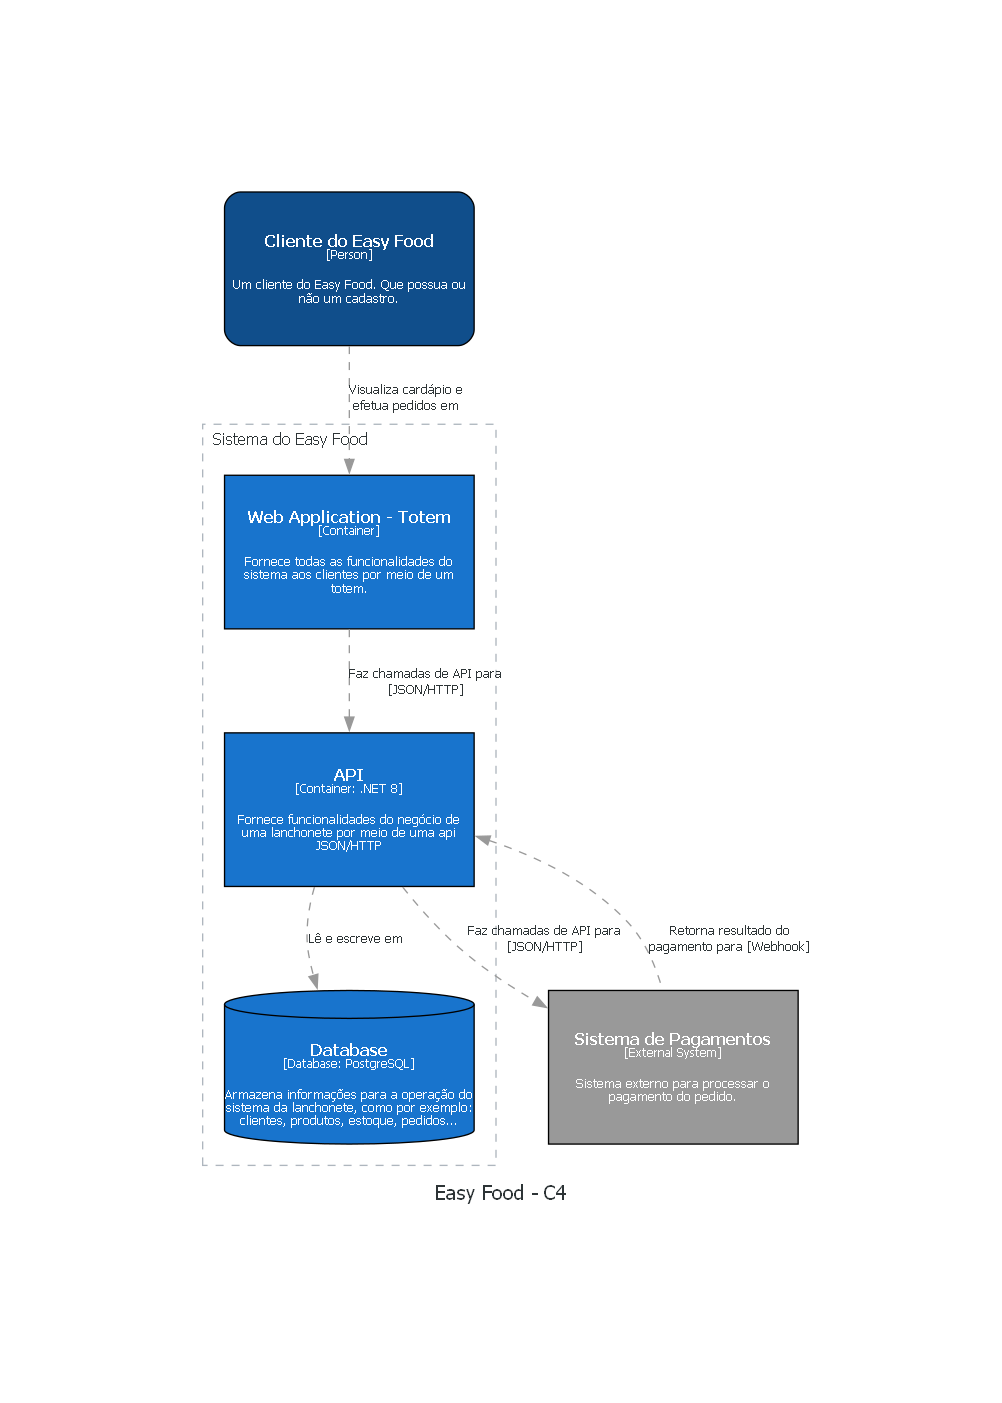

The Python source for this figure:
from diagrams import Diagram
from diagrams.c4 import Person, Container, Database, System, SystemBoundary, Relationship

graph_attr = {
    "splines": "spline",
}

with Diagram("Easy Food - C4", filename="c4_diagram", outformat=["png"], show=False, direction="TB", graph_attr=graph_attr):
    customer = Person(
        name="Cliente do Easy Food", 
        description="Um cliente do Easy Food. Que possua ou não um cadastro."
    )

    with SystemBoundary("Sistema do Easy Food"):
        webapp = Container(
            name="Web Application - Totem",
            description="Fornece todas as funcionalidades do sistema aos clientes por meio de um totem.",
        )

        api = Container(
            name="API",
            technology=".NET 8",
            description="Fornece funcionalidades do negócio de uma lanchonete por meio de uma api JSON/HTTP",
        )

        database = Database(
            name="Database",
            technology="PostgreSQL",
            description="Armazena informações para a operação do sistema da lanchonete, como por exemplo: clientes, produtos, estoque, pedidos...",
        )

    pagamento = System(name="Sistema de Pagamentos", description="Sistema externo para processar o pagamento do pedido.", external=True)

    customer >> Relationship("Visualiza cardápio e efetua pedidos em") >> webapp
    webapp >> Relationship("Faz chamadas de API para [JSON/HTTP]") >> api

    api >> Relationship("Lê e escreve em") >> database
    api >> Relationship("Faz chamadas de API para [JSON/HTTP]") >> pagamento
    api << Relationship("Retorna resultado do pagamento para [Webhook]") << pagamento
